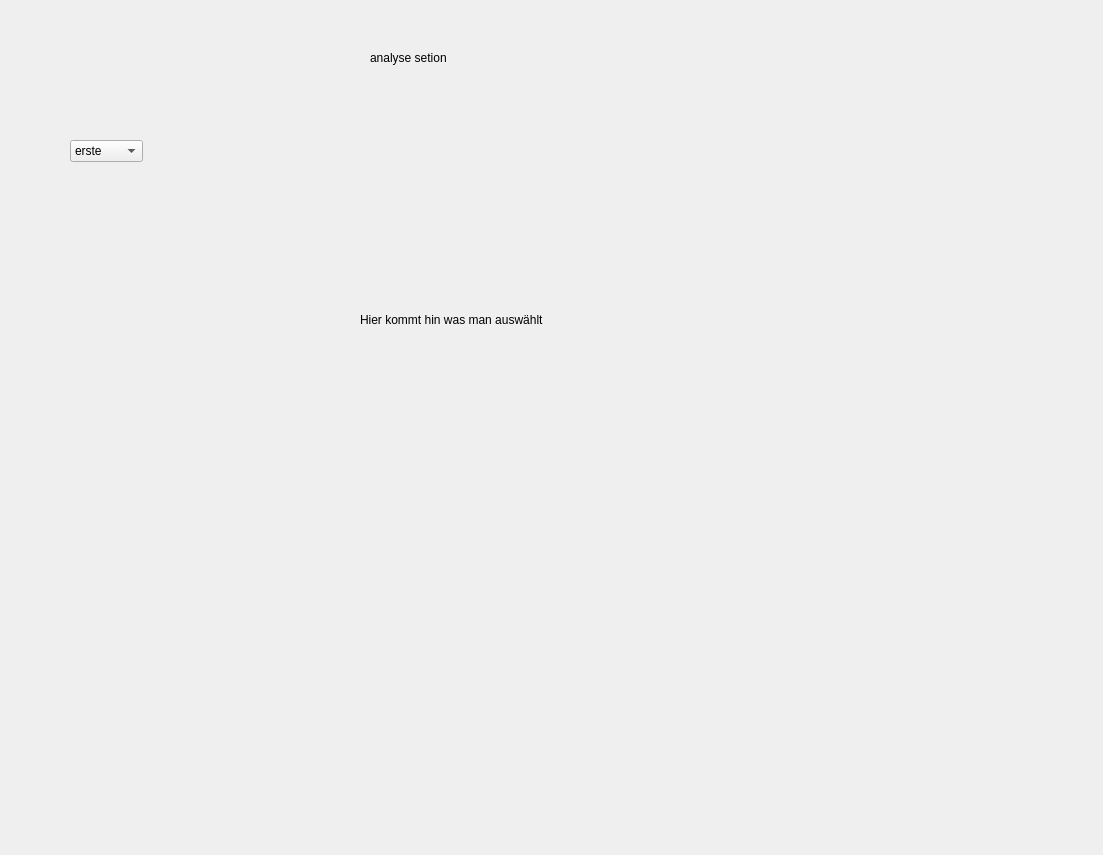
<?xml version="1.0" encoding="UTF-8"?>
<ui version="4.0">
 <class>analyse</class>
 <widget class="QWidget" name="analyse">
  <property name="geometry">
   <rect>
    <x>0</x>
    <y>0</y>
    <width>1103</width>
    <height>855</height>
   </rect>
  </property>
  <property name="windowTitle">
   <string>Form</string>
  </property>
  <widget class="QComboBox" name="comboBox">
   <property name="geometry">
    <rect>
     <x>70</x>
     <y>140</y>
     <width>73</width>
     <height>22</height>
    </rect>
   </property>
   <item>
    <property name="text">
     <string>erste</string>
    </property>
   </item>
   <item>
    <property name="text">
     <string>zweite</string>
    </property>
   </item>
   <item>
    <property name="text">
     <string>dritte</string>
    </property>
   </item>
  </widget>
  <widget class="QLabel" name="label">
   <property name="geometry">
    <rect>
     <x>370</x>
     <y>50</y>
     <width>91</width>
     <height>16</height>
    </rect>
   </property>
   <property name="text">
    <string>analyse setion</string>
   </property>
  </widget>
  <widget class="QLabel" name="label_2">
   <property name="geometry">
    <rect>
     <x>360</x>
     <y>310</y>
     <width>411</width>
     <height>20</height>
    </rect>
   </property>
   <property name="text">
    <string>Hier kommt hin was man auswählt</string>
   </property>
  </widget>
 </widget>
 <resources/>
 <connections/>
</ui>
